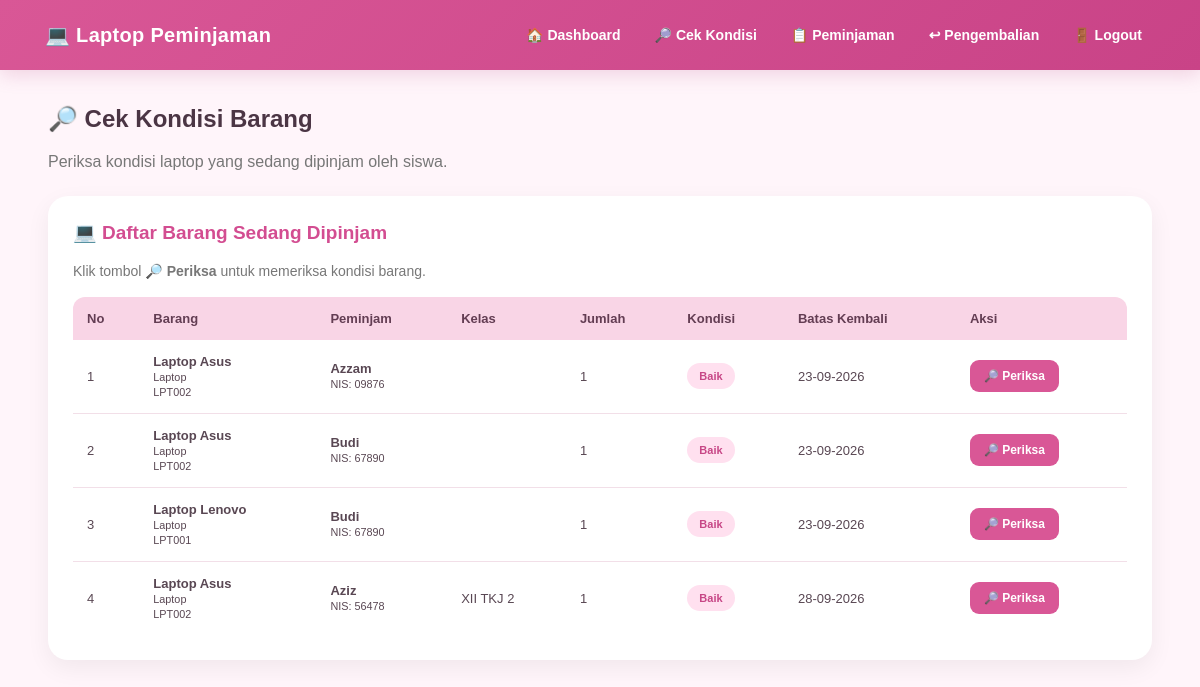
The page /cek_barang.php (signed in) on the database its author committed.
### tables this page shows
CREATE TABLE `detail_peminjaman` (
  `id_detail` int(11) NOT NULL,
  `id_peminjaman` int(11) NOT NULL,
  `id_barang` int(11) NOT NULL,
  `jumlah_pinjam` int(11) NOT NULL,
  `kondisi_saat_pinjam` varchar(50) NOT NULL
);

CREATE TABLE `barang` (
  `id_barang` int(11) NOT NULL,
  `kode_barang` varchar(30) NOT NULL,
  `nama_barang` varchar(100) NOT NULL,
  `jenis_barang` varchar(50) NOT NULL,
  `jumlah` int(11) NOT NULL DEFAULT 0,
  `kondisi` enum('Baik','Rusak Ringan','Rusak Berat') DEFAULT 'Baik',
  `status` enum('Tersedia','Dipinjam') DEFAULT 'Tersedia'
);

CREATE TABLE `siswa` (
  `id_siswa` int(11) NOT NULL,
  `nis` varchar(30) NOT NULL,
  `nama_siswa` varchar(100) NOT NULL,
  `password` varchar(255) NOT NULL,
  `kelas` varchar(30) NOT NULL,
  `no_telp` varchar(20) DEFAULT NULL,
  `status_akun` enum('Aktif','Diblokir') NOT NULL DEFAULT 'Aktif'
);

CREATE TABLE `peminjaman` (
  `id_peminjaman` int(11) NOT NULL,
  `id_siswa` int(11) NOT NULL,
  `id_admin` int(11) DEFAULT NULL,
  `id_petugas` int(11) DEFAULT NULL,
  `tanggal_pinjam` date NOT NULL,
  `tanggal_rencana_kembali` date NOT NULL,
  `status_peminjaman` enum('Diajukan','Dipinjam','Dikembalikan','Ditolak') DEFAULT 'Diajukan'
);

### cek_barang.php (the view, shortened to what this page needs)
<?php
require 'koneksi.php';
$query = mysqli_query($koneksi, "
    SELECT
        dp.id_detail,
        dp.id_peminjaman,
        dp.id_barang,
        dp.jumlah_pinjam,
        dp.kondisi_saat_pinjam,
        p.tanggal_rencana_kembali,
        p.status_peminjaman,
        s.nama_siswa,
        s.nis,
        s.kelas,
        b.nama_barang,
        b.kode_barang,
        b.jenis_barang,
        b.kondisi
    FROM detail_peminjaman dp
    JOIN peminjaman p
        ON dp.id_peminjaman = p.id_peminjaman
    JOIN siswa s
        ON p.id_siswa = s.id_siswa
    JOIN barang b
        ON dp.id_barang = b.id_barang
    WHERE p.status_peminjaman = 'Dipinjam'
    ORDER BY dp.id_detail ASC
");
?>
<!DOCTYPE html>
<html lang="id">
<head>
<link rel="stylesheet" href="style.css">
</head>
<body>
<div class="navbar">
    <b>💻 Laptop Peminjaman</b>
    <div>
        <a href="index.php">🏠 Dashboard</a>
        <a href="cek_barang.php">🔎 Cek Kondisi</a>
        <a href="peminjaman.php">📋 Peminjaman</a>
        <a href="pengembalian.php">↩ Pengembalian</a>
        <a href="logout.php">🚪 Logout</a>
    </div>
</div>
<div class="container">
    <h2>🔎 Cek Kondisi Barang</h2>
    <p>
        Periksa kondisi laptop yang sedang dipinjam oleh siswa.
    </p>
    <div class="card">
        <h3>💻 Daftar Barang Sedang Dipinjam</h3>
        <p>
            Klik tombol <b>🔎 Periksa</b> untuk memeriksa kondisi barang.
        </p>
        <table class="check-table">
            <tr>
                <th>No</th>
                <th>Barang</th>
                <th>Peminjam</th>
                <th>Kelas</th>
                <th>Jumlah</th>
                <th>Kondisi</th>
                <th>Batas Kembali</th>
                <th>Aksi</th>
            </tr>
            <?php
            $no = 1;
            if (mysqli_num_rows($query) > 0) {
                while ($data = mysqli_fetch_assoc($query)) {
            ?>
            <tr>
                <td>
                    <?= $no++ ?>
                </td>
                <td>
                    <b>
                        <?= htmlspecialchars($data['nama_barang']) ?>
                    </b>
                    <br>
                    <small>
                        <?= htmlspecialchars($data['jenis_barang']) ?>
                    </small>
                    <br>
                    <small>
                        <?= htmlspecialchars($data['kode_barang']) ?>
                    </small>
                </td>
                <td>
                    <b>
                        <?= htmlspecialchars($data['nama_siswa']) ?>
                    </b>
                    <br>
                    <small>
                        NIS: <?= htmlspecialchars($data['nis']) ?>
                    </small>
                </td>
                <td>
                    <?= htmlspecialchars($data['kelas']) ?>
                </td>
                <td>
                    <?= $data['jumlah_pinjam'] ?>
                </td>
                <td>
                    <span class="status-active">
                        <?= htmlspecialchars($data['kondisi']) ?>
                    </span>
                </td>
                <td>
                    <?= date(
                        'd-m-Y',
                        strtotime($data['tanggal_rencana_kembali'])
                    ) ?>
                </td>
                <td>
                    <a
                        href="cek_barang.php?periksa=<?= $data['id_detail'] ?>"
                        class="borrow-btn"
                    >
                        🔎 Periksa
                    </a>
                </td>
            </tr>
            <?php
                }
            } ?>
        </table>
    </div>
</div>
</body>
</html>

### style.css (style rules this page uses)
* { box-sizing: border-box; }
body { margin: 0; padding: 0; font-family: Arial, Helvetica, sans-serif; background: #fff5fa; color: #493744; }
.navbar { width: 100%; background: linear-gradient(135deg, #d95796, #c94387); color: white; padding: 18px 45px; display: flex; justify-content: space-between; align-items: center; box-shadow: 0 5px 18px rgba(180, 70, 130, .20); position: sticky; top: 0; z-index: 100; }
.navbar b { font-size: 20px; letter-spacing: .3px; }
.navbar div { display: flex; align-items: center; gap: 8px; }
.navbar a { color: white; text-decoration: none; padding: 9px 13px; border-radius: 8px; font-size: 14px; font-weight: bold; transition: .2s; }
.container { width: 92%; max-width: 1200px; margin: 35px auto; }
.container h2 { color: #4b3544; }
.container > p { color: #777; }
.card { background: white; padding: 25px; margin-top: 25px; border-radius: 20px; box-shadow: 0 8px 25px rgba(0,0,0,.06); overflow-x: auto; }
.card h3 { margin-top: 0; color: #d34d91; font-size: 19px; }
.card > p { color: #777; font-size: 14px; }
table { width: 100%; border-collapse: separate; border-spacing: 0; margin-top: 18px; background: white; overflow: hidden; border-radius: 12px; }
th { background: #f9d5e6; color: #633d53; padding: 15px; text-align: left; font-size: 13px; white-space: nowrap; }
td { padding: 15px; border-bottom: 1px solid #f2dfe8; font-size: 13px; color: #594753; }
tr:last-child td { border-bottom: none; }
.borrow-btn { display: inline-block; padding: 9px 14px; background: #d95796; color: white; text-decoration: none; border-radius: 9px; font-size: 12px; font-weight: bold; transition: .2s; }
.status-active { display: inline-block; padding: 7px 12px; border-radius: 20px; background: #ffe0ef; color: #c74686; font-size: 11px; font-weight: bold; white-space: nowrap; }

### cek_barang.php (style rules this page uses)
.check-table { width: 100%; border-collapse: collapse; }
.check-table th { background: #f9d5e6; padding: 14px; }
.check-table td { padding: 14px; }

### rows shown on the page
detail_peminjaman: id_barang.nama_barang "Laptop Asus", id_barang.jenis_barang "Laptop", id_barang.kode_barang "LPT002", siswa.nama_siswa "Azzam", siswa.nis "09876", jumlah_pinjam "1", id_barang.kondisi "Baik", id_peminjaman.tanggal_rencana_kembali "23-09-2026"
detail_peminjaman: id_barang.nama_barang "Laptop Asus", id_barang.jenis_barang "Laptop", id_barang.kode_barang "LPT002", siswa.nama_siswa "Budi", siswa.nis "67890", jumlah_pinjam "1", id_barang.kondisi "Baik", id_peminjaman.tanggal_rencana_kembali "23-09-2026"
detail_peminjaman: id_barang.nama_barang "Laptop Lenovo", id_barang.jenis_barang "Laptop", id_barang.kode_barang "LPT001", siswa.nama_siswa "Budi", siswa.nis "67890", jumlah_pinjam "1", id_barang.kondisi "Baik", id_peminjaman.tanggal_rencana_kembali "23-09-2026"
detail_peminjaman: id_barang.nama_barang "Laptop Asus", id_barang.jenis_barang "Laptop", id_barang.kode_barang "LPT002", siswa.nama_siswa "Aziz", siswa.nis "56478", siswa.kelas "XII TKJ 2", jumlah_pinjam "1", id_barang.kondisi "Baik", id_peminjaman.tanggal_rencana_kembali "28-09-2026"
